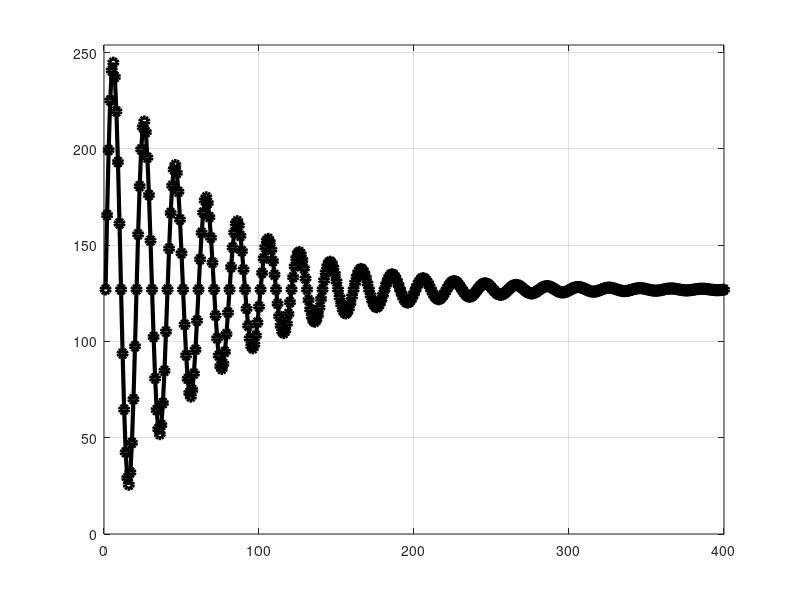

The MATLAB source for this figure:
function SinSamplesGenerator
clear all;
close all;
a = 0.3;
N = 20; % number of samples in period
N_PERIODS = 20; % number of sinus periods to observe
A = 127; % sin amplitude
DC = 127; % sin DC value
N_TOTAL = N_PERIODS * N; % total samples to observe
t = N_PERIODS * linspace(0, N_TOTAL, N_TOTAL+1) / N_TOTAL; % time vector
t(end) = [];
s = DC + (A * (exp(-a*t).* sin(2*pi*t)));
plot(s,'-o', 'LineWidth', 3, 'Color', [0 0 0]);
set(gca,'XLim', [0 N_TOTAL], 'YLim', [DC-A DC+A]);
grid on;
fid = fopen('sinsamples_Mode1(a=0.3).txt', 'w');
fprintf(fid,'const uint8 Samples[] = { \n');
fprintf(fid,' %d,',round(s(1:end-1)));
fprintf(fid,' %d\n',round(s(end)));
fprintf(fid,' }; \n');
fclose(fid);
